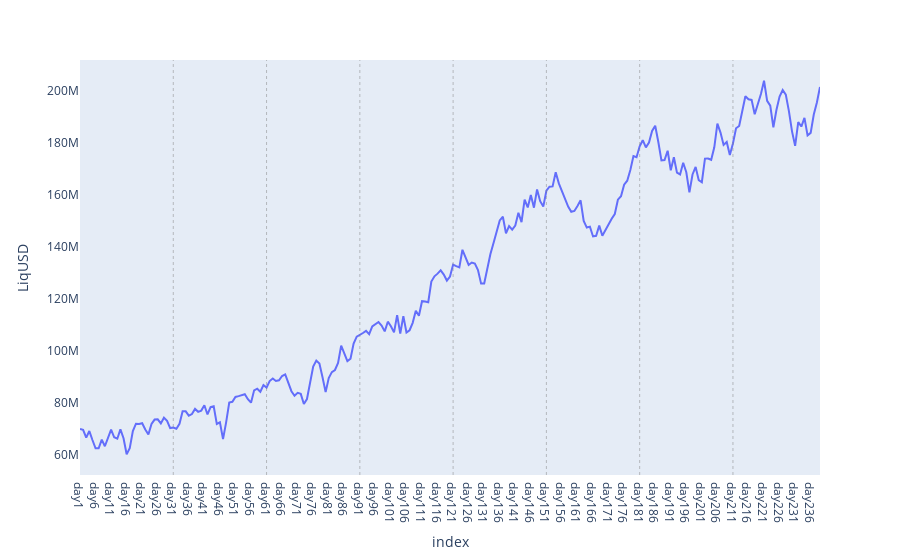

Here is the notebook cell this chart was saved with:
### Code cell
# Plot batch2
for col in df.columns:
    if col in ('Reserves', 'LiqUSD', 'LiqOHM', 'ReservesIN', 'ReservesOUT', 'Treasury'):
        fig = df.plot(x=df.index, y=df[col])
        fig.layout.update(xaxis=dict(showgrid=False), yaxis=dict(showgrid=False))
        for i in range (params.short_cycle, params.horizon, params.short_cycle):
            fig.add_vline(x=i, line_width=0.5, line_dash="dot", line_color="grey")
        fig.show()

### Figure 1 — Plotly figure (JSON) as saved in the notebook; plotly's stock layout.template omitted (floating-point values rounded to 4 significant figures; data arrays with more than 128 entries replaced by an {"elided": "..."} marker saying what was removed)
{"data": [{"hovertemplate": "index=%{x}<br>LiqUSD=%{y}<extra></extra>", "legendgroup": "", "line": {"color": "#636efa", "dash": "solid"}, "marker": {"symbol": "circle"}, "mode": "lines", "name": "", "orientation": "v", "showlegend": false, "type": "scatter", "x": {"elided": "239 str values"}, "xaxis": "x", "y": {"elided": "239 float values"}, "yaxis": "y"}], "layout": {"legend": {"tracegroupgap": 0}, "margin": {"t": 60}, "shapes": [{"line": {"color": "grey", "dash": "dot", "width": 0.5}, "type": "line", "x0": 30, "x1": 30, "xref": "x", "y0": 0, "y1": 1, "yref": "y domain"}, {"line": {"color": "grey", "dash": "dot", "width": 0.5}, "type": "line", "x0": 60, "x1": 60, "xref": "x", "y0": 0, "y1": 1, "yref": "y domain"}, {"line": {"color": "grey", "dash": "dot", "width": 0.5}, "type": "line", "x0": 90, "x1": 90, "xref": "x", "y0": 0, "y1": 1, "yref": "y domain"}, {"line": {"color": "grey", "dash": "dot", "width": 0.5}, "type": "line", "x0": 120, "x1": 120, "xref": "x", "y0": 0, "y1": 1, "yref": "y domain"}, {"line": {"color": "grey", "dash": "dot", "width": 0.5}, "type": "line", "x0": 150, "x1": 150, "xref": "x", "y0": 0, "y1": 1, "yref": "y domain"}, {"line": {"color": "grey", "dash": "dot", "width": 0.5}, "type": "line", "x0": 180, "x1": 180, "xref": "x", "y0": 0, "y1": 1, "yref": "y domain"}, {"line": {"color": "grey", "dash": "dot", "width": 0.5}, "type": "line", "x0": 210, "x1": 210, "xref": "x", "y0": 0, "y1": 1, "yref": "y domain"}], "xaxis": {"anchor": "y", "domain": [0, 1], "showgrid": false, "title": {"text": "index"}}, "yaxis": {"anchor": "x", "domain": [0, 1], "showgrid": false, "title": {"text": "LiqUSD"}}}}
